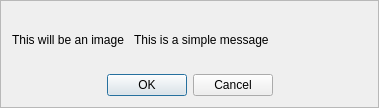
<?xml version="1.0" encoding="UTF-8"?>
<ui version="4.0">
 <class>MessageBox</class>
 <widget class="QFrame" name="MessageBox">
  <property name="geometry">
   <rect>
    <x>0</x>
    <y>0</y>
    <width>379</width>
    <height>108</height>
   </rect>
  </property>
  <property name="windowTitle">
   <string>Frame</string>
  </property>
  <property name="frameShape">
   <enum>QFrame::StyledPanel</enum>
  </property>
  <property name="frameShadow">
   <enum>QFrame::Raised</enum>
  </property>
  <layout class="QVBoxLayout" name="verticalLayout">
   <item>
    <layout class="QGridLayout" name="gridLayout">
     <item row="0" column="0">
      <widget class="QLabel" name="imageLabel">
       <property name="sizePolicy">
        <sizepolicy hsizetype="Minimum" vsizetype="Preferred">
         <horstretch>0</horstretch>
         <verstretch>0</verstretch>
        </sizepolicy>
       </property>
       <property name="text">
        <string>This will be an image</string>
       </property>
      </widget>
     </item>
     <item row="0" column="1" colspan="2">
      <widget class="QLabel" name="messageLabel">
       <property name="text">
        <string>This is a simple message</string>
       </property>
      </widget>
     </item>
     <item row="1" column="0" colspan="3">
      <widget class="QDialogButtonBox" name="buttonBox">
       <property name="layoutDirection">
        <enum>Qt::LeftToRight</enum>
       </property>
       <property name="orientation">
        <enum>Qt::Horizontal</enum>
       </property>
       <property name="standardButtons">
        <set>QDialogButtonBox::Cancel|QDialogButtonBox::Ok</set>
       </property>
       <property name="centerButtons">
        <bool>true</bool>
       </property>
      </widget>
     </item>
    </layout>
   </item>
  </layout>
 </widget>
 <resources/>
 <connections/>
</ui>
